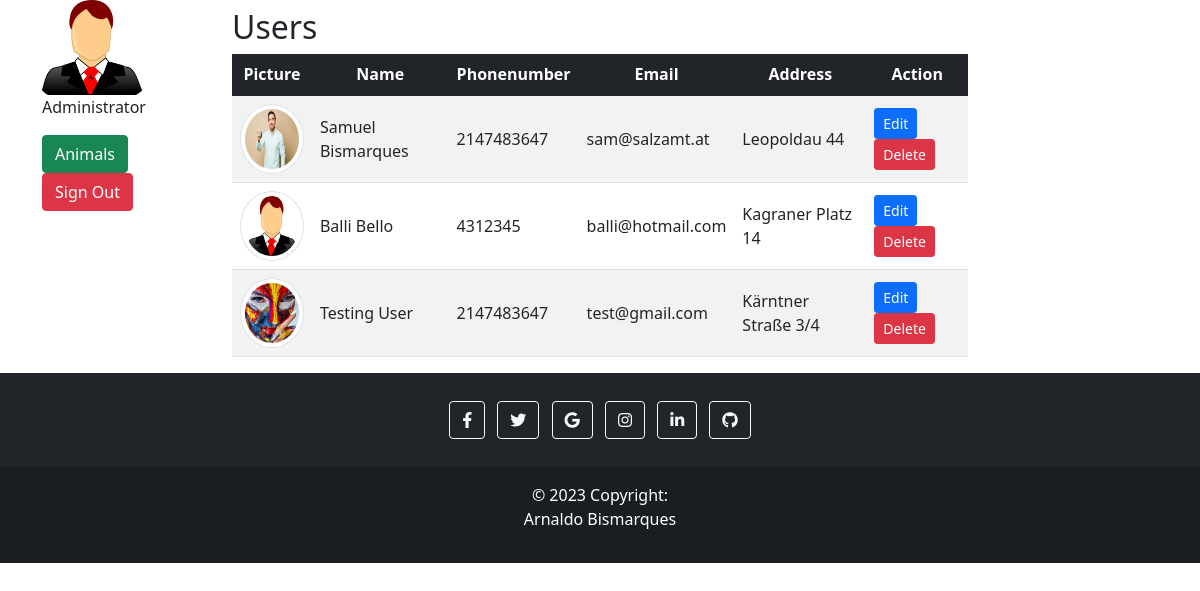
/dashboard.php (signed in), run on the app's committed database.
### tables this page shows
CREATE TABLE `users` (
  `id` int(11) NOT NULL,
  `first_name` varchar(255) NOT NULL,
  `last_name` varchar(255) NOT NULL,
  `phone_number` int(11) NOT NULL,
  `email` varchar(255) NOT NULL,
  `password` varchar(255) NOT NULL,
  `address` varchar(50) DEFAULT NULL,
  `picture` varchar(255) DEFAULT NULL,
  `status` varchar(100) NOT NULL DEFAULT 'user'
);

### dashboard.php (the view, shortened to what this page needs)
<?php
require_once 'components/db_connect.php';
$status = 'adm';
$sql = "SELECT * FROM users WHERE status != '$status'";
$result = mysqli_query($connect, $sql);
$tbody = '';
if ($result->num_rows > 0) {
    while ($row = $result->fetch_array(MYSQLI_ASSOC)) {
        $tbody .= "<tr>
            <td><img class='img-thumbnail rounded-circle' src='pictures/" . $row['picture'] . "' alt=" . $row['first_name'] . "></td>
            <td>" . $row['first_name'] . " " . $row['last_name'] . "</td>
            <td>" . $row['phone_number'] . "</td>
            <td>" . $row['email'] . "</td>
            <td>" . $row['address'] . "</td>
            <td><a href='update.php?id=" . $row['id'] . "'><button class='btn btn-primary btn-sm' type='button'>Edit</button></a>
            <a href='delete.php?id=" . $row['id'] . "'><button class='btn btn-danger btn-sm' type='button'>Delete</button></a></td>
         </tr>";
    }
} else {
    $tbody = "<tr><td colspan='5'><center>No Data Available </center></td></tr>";
}
?>
<!DOCTYPE html>
<html lang="en">
<head>
    <?php require_once 'components/boot.php' ?>
</head>
<body>
    <div class="container">
        <div class="row">
            <div class="col-2">
                <img class="userImage" src="../pictures/avatar.png" alt="Adm avatar">
                <p class="">Administrator</p>
                <a class="btn btn-success" href="animals/index.php">Animals</a>
                <a class="btn btn-danger" href="logout.php?logout">Sign Out</a>
            </div>
            <div class="col-8 mt-2">
                <p class='h2'>Users</p>
                <table class='table table-striped'>
                    <thead class='table-dark'>
                        <tr>
                            <th>Picture</th>
                            <th>Name</th>
                            <th>Phonenumber</th>
                            <th>Email</th>
                            <th>Address</th>
                            <th>Action</th>
                        </tr>
                    </thead>
                    <tbody>
                        <?= $tbody ?>
                    </tbody>
                </table>
            </div>
        </div>
    </div>
</body>
<footer class="bg-dark text-center text-white">
    <div class="container p-4 pb-0">
        <section class="mb-4">
            <a class="btn btn-outline-light btn-floating m-1" href="https://www.facebook.com/" role="button"><i class="fab fa-facebook-f"></i
        ></a>
            <a class="btn btn-outline-light btn-floating m-1" href="https://twitter.com/?lang=de" role="button"><i class="fab fa-twitter"></i
        ></a>
            <a class="btn btn-outline-light btn-floating m-1" href="https://www.google.at/" role="button"><i class="fab fa-google"></i
        ></a>
            <a class="btn btn-outline-light btn-floating m-1" href="https://www.instagram.com/" role="button"><i class="fab fa-instagram"></i
        ></a>
            <a class="btn btn-outline-light btn-floating m-1" href="https://at.linkedin.com/" role="button"><i class="fab fa-linkedin-in"></i
        ></a>
            <a class="btn btn-outline-light btn-floating m-1" href="https://github.com/" role="button"><i class="fab fa-github"></i
        ></a>
        </section>
    </div>
    <div class="text-center p-3" style="background-color: rgba(0, 0, 0, 0.2);">
        © 2023 Copyright:
        <p>Arnaldo Bismarques </p>
    </div>
</footer>
</html>

### dashboard.php (style rules this page uses)
.img-thumbnail { width: 70px !important; height: 70px !important; }
td { text-align: left; vertical-align: middle; }
tr { text-align: center; }
.userImage { width: 100px; height: auto; }

### data on the page
users: picture (picture), first_name "Samuel", last_name "Bismarques", phone_number "2147483647", email "sam@salzamt.at", address "Leopoldau 44"
users: picture (placeholder picture), first_name "Balli", last_name "Bello", phone_number "4312345", email "balli@hotmail.com", address "Kagraner Platz 14"
users: picture (picture), first_name "Testing", last_name "User", phone_number "2147483647", email "test@gmail.com", address "Kärntner Straße 3/4"
